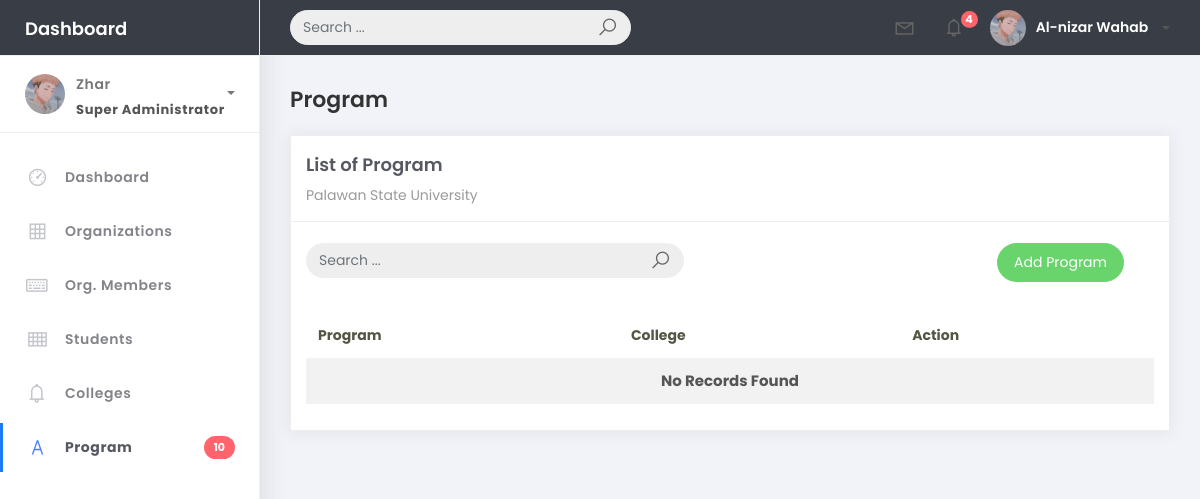
The app's page /program_list, older data.
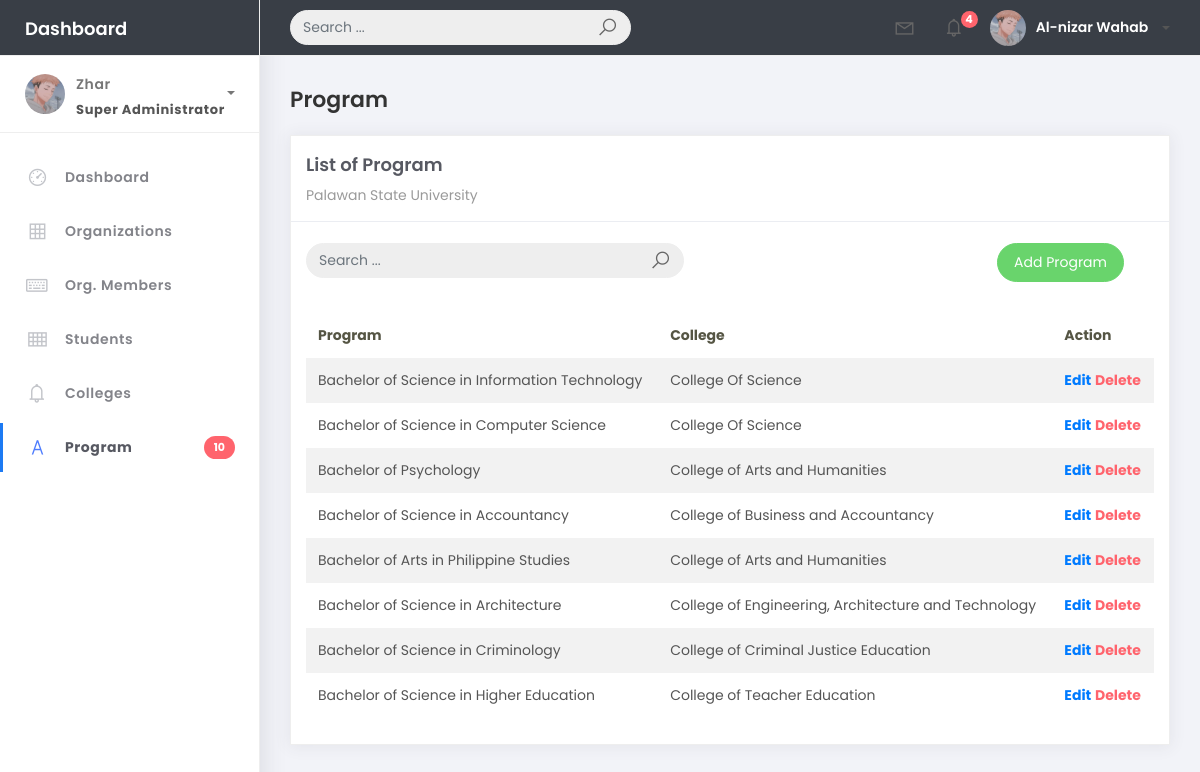
The same page, newer data.
### studentorg/models.py (models this page shows, shortened)
class BaseModel(models.Model):
    created_at = models.DateTimeField(auto_now_add=True, db_index=True)
    updated_at = models.DateTimeField(auto_now=True)
    class Meta:
        abstract = True

class Program(BaseModel):
    prog_name = models.CharField(max_length=150)
    college = models.ForeignKey(College, on_delete=models.CASCADE)

class College(BaseModel):
    college_name = models.CharField(max_length=150)
    def __str__(self):
        return self.college_name

### studentorg/views.py (the view)
# urls.py: path('program_list', ProgramList.as_view(), name='program-list'),
class ProgramList(ListView):
    model = Program
    context_object_name = 'program'
    template_name = 'program/program_list.html'
    paginate_by = 10
    def get_queryset(self, *args, **kwargs):
        qs = super(ProgramList, self).get_queryset(*args, **kwargs)
        if self.request.GET.get("q") != None:
            query = self.request.GET.get('q')
            qs = qs.filter(Q(prog_name__icontains=query) |
                        Q (college__college_name__icontains=query))
        return qs

### templates/program/program_list.html (shortened to what this page needs)
{% extends 'base.html' %} {% load static %} {% block content %}
<div class="content">
  <div class="container-fluid">
    <h4 class="page-title">Program</h4>
    <div class="row">
      <div class="col-md-12">
        <div class="card">
          <div class="card-header">
            <div class="card-title">List of Program</div>
            <div class="card-category">Palawan State University</div>
          </div>
          <br />
          <div class="col-md-12 row">
            <div class="col-md-6">
              <form class="navbar-left navbar-form nav-search mr-md-3" action="{% url 'program-list' %}">
                <div class="input-group">
                  <input type="text"placeholder="Search ..." class="form-control" name="q"/>
                  <div class="input-group-append">
                    <span class="input-group-text">
                      <i class="la la-search search-icon"></i>
                    </span>
                  </div>
                </div>
              </form>
            </div>
            <div class="col-md-6">
              <div class="pull-right">
                <a
                  href="{% url 'program-add' %}"
                  class="btn btn-success btn-rounded"
                  >Add Program</a
                >
              </div>
            </div>
          </div>
          <div class="card-body">
            <table class="table table-striped mt-3">
              <thead>
                <tr>
                  <th scope="col">Program</th>
                  <th scope="col">College</th>
                  <th scope="col">Action</th>
                </tr>
              </thead>
              <tbody>
                {% for object in object_list %}
                <tr>
                  <td>{{ object.prog_name}}</td>
                  <td>{{ object.college }}</td>
                  <td>
                    <a href="program_list/{{object.id}}"><b>Edit</b></a>
                    <a href="program_list/{{object.id}}/delete" class="text-danger"><b>Delete</b></a>
                  </td>
                </tr>
                {% empty %}
                <tr>
                  <td colspan="4" style="text-align: center">
                    <p class="text-sm font-weight-bold mb-0">
                      No Records Found
                    </p>
                  </td>
                </tr>
                {% endfor %}
              </tbody>
            </table>
          </div>
        </div>
      </div>
    </div>
  </div>
</div>
{% endblock %}

Row changes from the older to the newer data that the page shows:
added Program: prog_name "Bachelor of Science in Information Technology", college "College Of Science"
added Program: prog_name "Bachelor of Science in Computer Science", college "College Of Science"
added Program: prog_name "Bachelor of Psychology", college "College of Arts and Humanities"
added Program: prog_name "Bachelor of Science in Accountancy", college "College of Business and Accountancy"
added Program: prog_name "Bachelor of Arts in Philippine Studies", college "College of Arts and Humanities"
added Program: prog_name "Bachelor of Science in Architecture", college "College of Engineering, Architecture and Technology"
added Program: prog_name "Bachelor of Science in Criminology", college "College of Criminal Justice Education"
added Program: prog_name "Bachelor of Science in Higher Education", college "College of Teacher Education"
Text that changed along with them:
text no longer shown: "No Records Found"
